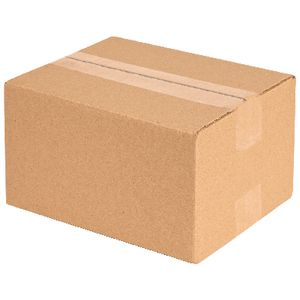
#> input picture back_burner/package.jpg, 300 x 300 px, found by its file name
$ python new_test.py   (Python 2 division)
#> lines starting #> are read from the running program, lines starting #| are printed output that depends on the picture; after the words box and inside, x2 and y2 are one past the last pixel; in counts of white or black regions, pixels touching at a corner belong together

# Code entirely from: (being used as an example)
# https://learndeltax.blogspot.com/2016/05/3d-object-detection-using-opencv-python.html


import cv2
# Importing the Opencv Library
import numpy as np
# Importing NumPy,which is the fundamental package for scientific computing with #Python

# Reading Image
img = cv2.imread("/home/anna/LEGpOe/back_burner/package.jpg")
#> img is the input picture: shape (300, 300, 3); mean B, G, R 181.8, 206.6, 234.8
cv2.namedWindow("Original Image",cv2.WINDOW_NORMAL)
# Creating a Named window to display image
cv2.imshow("Original Image",img)
# Display image

# RGB to Gray scale conversion
img_gray = cv2.cvtColor(img,cv2.COLOR_RGB2GRAY)
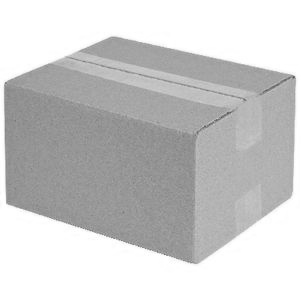
#> img_gray: shape (300, 300); min 79, max 255, mean 202.4
cv2.namedWindow("Gray Converted Image",cv2.WINDOW_NORMAL)
# Creating a Named window to display image
cv2.imshow("Gray Converted Image",img_gray)
# Display Image

# Noise removal with iterative bilateral filter(removes noise while preserving edges)
noise_removal = cv2.bilateralFilter(img_gray,9,75,75)
cv2.namedWindow("Noise Removed Image",cv2.WINDOW_NORMAL)
# Creating a Named window to display image
cv2.imshow("Noise Removed Image",noise_removal)
# Display Image
# Thresholding the image
ret,thresh_image = cv2.threshold(noise_removal,0,255,cv2.THRESH_OTSU)
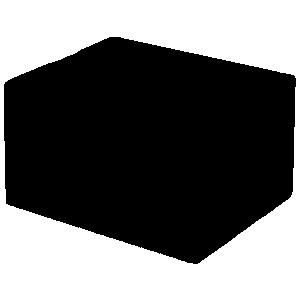
#> thresh_image: shape (300, 300); 43.4% white; 1 white region, box (x1, y1, x2, y2) and area: (0, 0, 300, 300) 39053
#> ret = 208
cv2.namedWindow("Image after Thresholding",cv2.WINDOW_NORMAL)
# Creating a Named window to display image
cv2.imshow("Image after Thresholding",thresh_image)
# Display Image

# Applying Canny Edge detection
canny_image = cv2.Canny(thresh_image,250,255)
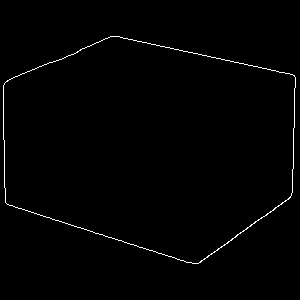
#> canny_image: shape (300, 300); 0.95% white in thin lines or dots, all inside (x1, y1, x2, y2) = (3, 36, 296, 264)
cv2.namedWindow("Image after applying Canny",cv2.WINDOW_NORMAL)
# Creating a Named window to display image
cv2.imshow("Image after applying Canny",canny_image)
# Display Image
canny_image = cv2.convertScaleAbs(canny_image)

# dilation to strengthen the edges
kernel = np.ones((3,3), np.uint8)
# Creating the kernel for dilation
dilated_image = cv2.dilate(canny_image,kernel,iterations=1)
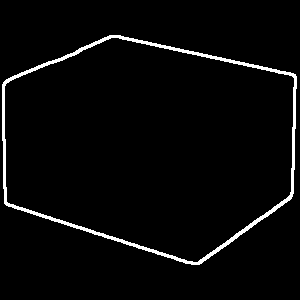
#> dilated_image: shape (300, 300); 3.3% white; 1 white region
cv2.namedWindow("Dilation", cv2.WINDOW_NORMAL)
# Creating a Named window to display image
cv2.imshow("Dilation", dilated_image)
# Displaying Image
contours, h = cv2.findContours(dilated_image, 1, 2)
#> contours = 2 contours; box (x1, y1, x2, y2) and area: (2, 35, 297, 265) 52041, (4, 37, 295, 263) 49921; h = [[1, -1, -1, -1], [-1, 0, -1, -1]]
contours= sorted(contours, key = cv2.contourArea, reverse = True)[:1]
#> contours = 1 contour; box (x1, y1, x2, y2) and area: (2, 35, 297, 265) 52041
pt = (180, 3 * img.shape[0] // 4)
#> pt = (180, 225)
for cnt in contours:
    approx = cv2.approxPolyDP(cnt,0.01*cv2.arcLength(cnt,True),True)
    # print len(cnt)
    print len(approx)
    if len(approx) ==6 :
        print "Cube"
        cv2.drawContours(img,[cnt],-1,(255,0,0),3)
        cv2.putText(img,'Cube', pt ,cv2.FONT_HERSHEY_SCRIPT_SIMPLEX, 2, [0,255, 255], 2)
    elif len(approx) == 7:
        print "Cube"
        cv2.drawContours(img,[cnt],-1,(255,0,0),3)
        cv2.putText(img,'Cube', pt ,cv2.FONT_HERSHEY_SCRIPT_SIMPLEX, 2, [0, 255, 255], 2)
    elif len(approx) == 8:
        print "Cylinder"
        cv2.drawContours(img,[cnt],-1,(255,0,0),3)
        cv2.putText(img,'Cylinder', pt ,cv2.FONT_HERSHEY_SCRIPT_SIMPLEX, 2, [0, 255, 255], 2)
    elif len(approx) > 10:
        print "Sphere"
        cv2.drawContours(img,[cnt],-1,(255,0,0),3)
        cv2.putText(img,'Sphere', pt ,cv2.FONT_HERSHEY_SCRIPT_SIMPLEX, 2, [255, 0, 0], 2)
#> this loop made 1 pass
#| 6
#| Cube
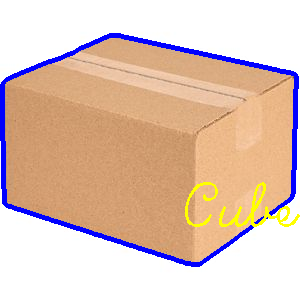
#> img: shape (300, 300, 3); 5.68% of pixels changed, all inside (x1, y1, x2, y2) = (0, 33, 300, 267)

cv2.namedWindow("Shape", cv2.WINDOW_NORMAL)
cv2.imshow('Shape',img)

corners    = cv2.goodFeaturesToTrack(thresh_image,6,0.06,25)
#> corners = [[6, 203], [293, 75], [5, 82], [81, 49], [197, 263], [172, 257]]
corners    = np.float32(corners)
for    item in    corners:
    x,y    = item[0]
    cv2.circle(img,(x,y),10,255,-1)
#> this loop made 6 passes
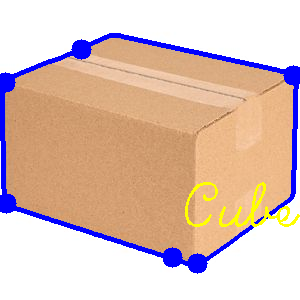
#> img: shape (300, 300, 3); 1.32% of pixels changed, all inside (x1, y1, x2, y2) = (0, 39, 300, 274)
cv2.namedWindow("Corners", cv2.WINDOW_NORMAL)
cv2.imshow("Corners",img)

cv2.waitKey()

$ run again, with back_burner/shapes.jpg copied over back_burner/package.jpg
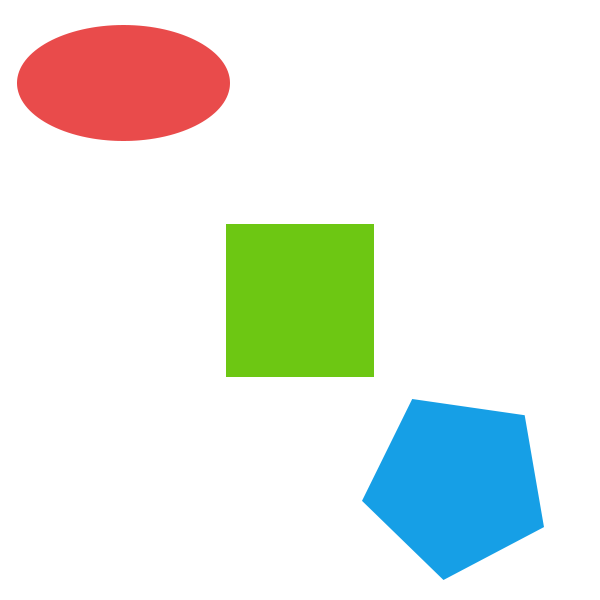
#> input picture back_burner/shapes.jpg, 600 x 600 px, found by its file name
#> img is the input picture: shape (600, 600, 3); mean B, G, R 228.9, 235.9, 230.3
#> `ret,thresh_image = cv2.threshold(noise_removal,0,255,cv2.THRESH_OTSU)`:
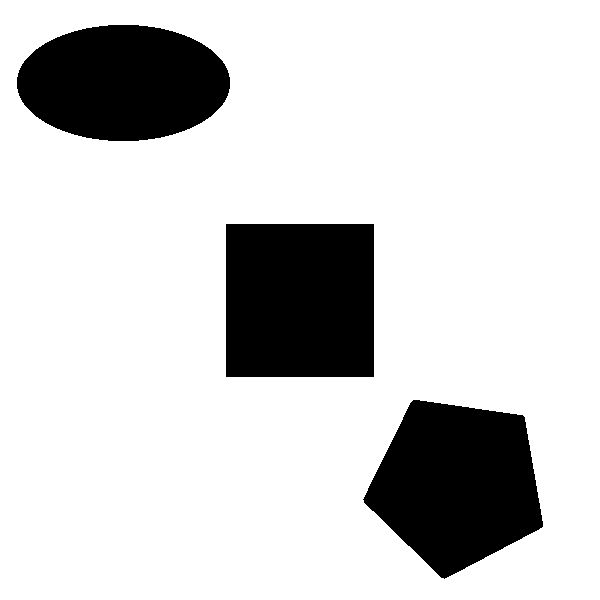
#> thresh_image: shape (600, 600); 82.2% white; 3 black regions, box (x1, y1, x2, y2) and area: (226, 224, 374, 377) 22644, (363, 400, 543, 579) 21977, (17, 25, 230, 141) 19452
#> ret = 194
#> canny_image: shape (600, 600); 0.48% white in thin lines or dots, all inside (x1, y1, x2, y2) = (16, 24, 543, 579)
#> dilated_image: shape (600, 600); 1.6% white; 3 white regions
#> `contours, h = cv2.findContours(dilated_image, 1, 2)`: contours = 6 contours; box (x1, y1, x2, y2) and area: (224, 222, 375, 378) 23247, (362, 398, 544, 580) 22739, (226, 224, 373, 376) 22042, (364, 400, 542, 578) 21225, (15, 23, 231, 142) 20141, (17, 25, 229, 140) 18763; h = [[1, -1, -1, -1], [2, 0, -1, -1], [3, 1, -1, -1], [4, 2, -1, -1], [5, 3, -1, -1], [-1, 4, -1, -1]]
#> `contours= sorted(contours, key = cv2.contourArea, reverse = True)[:1]`: contours = 1 item
#> the loop `for cnt in contours:` made 1 pass
#> approx on pass 1: [[226, 222], [224, 376], [374, 377], [374, 223]]
#> (printed output is left out)
#> corners = [[373, 376], [226, 376], [373, 224], [226, 224], [542, 526], [444, 578]]
#> the loop `for    item in    corners:` made 6 passes
#> after the loop `for    item in    corners:`:
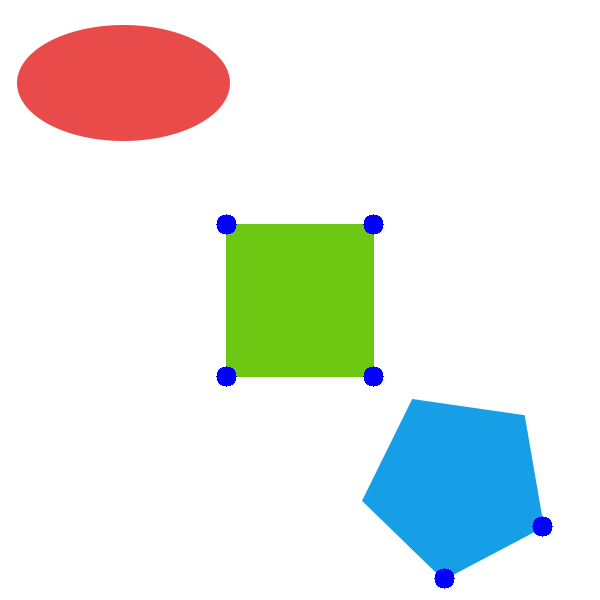
#> img: shape (600, 600, 3); 0.53% of pixels changed, all inside (x1, y1, x2, y2) = (216, 214, 553, 589)
